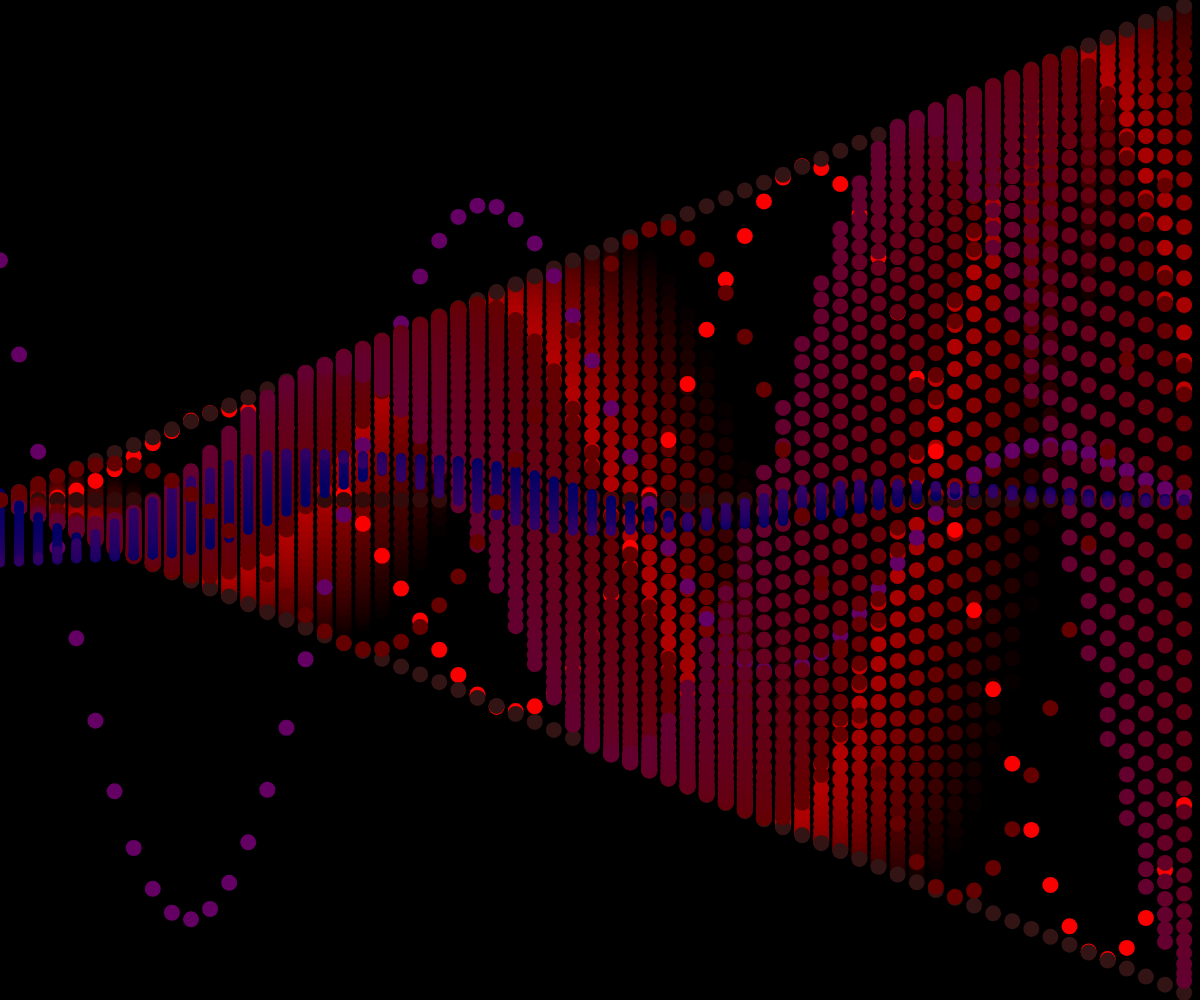
Frame 1 (no input)
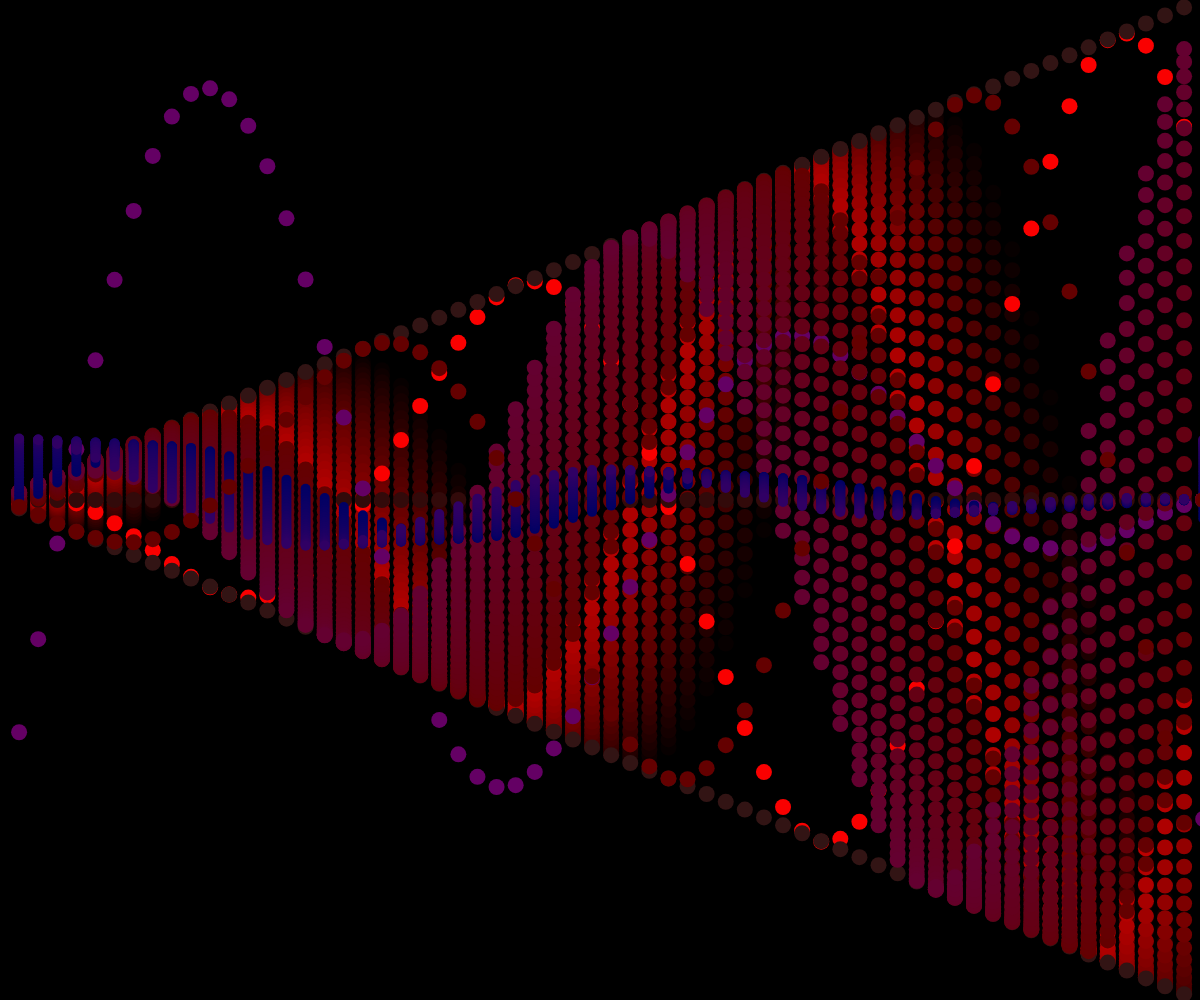
Frame 60 (no input)
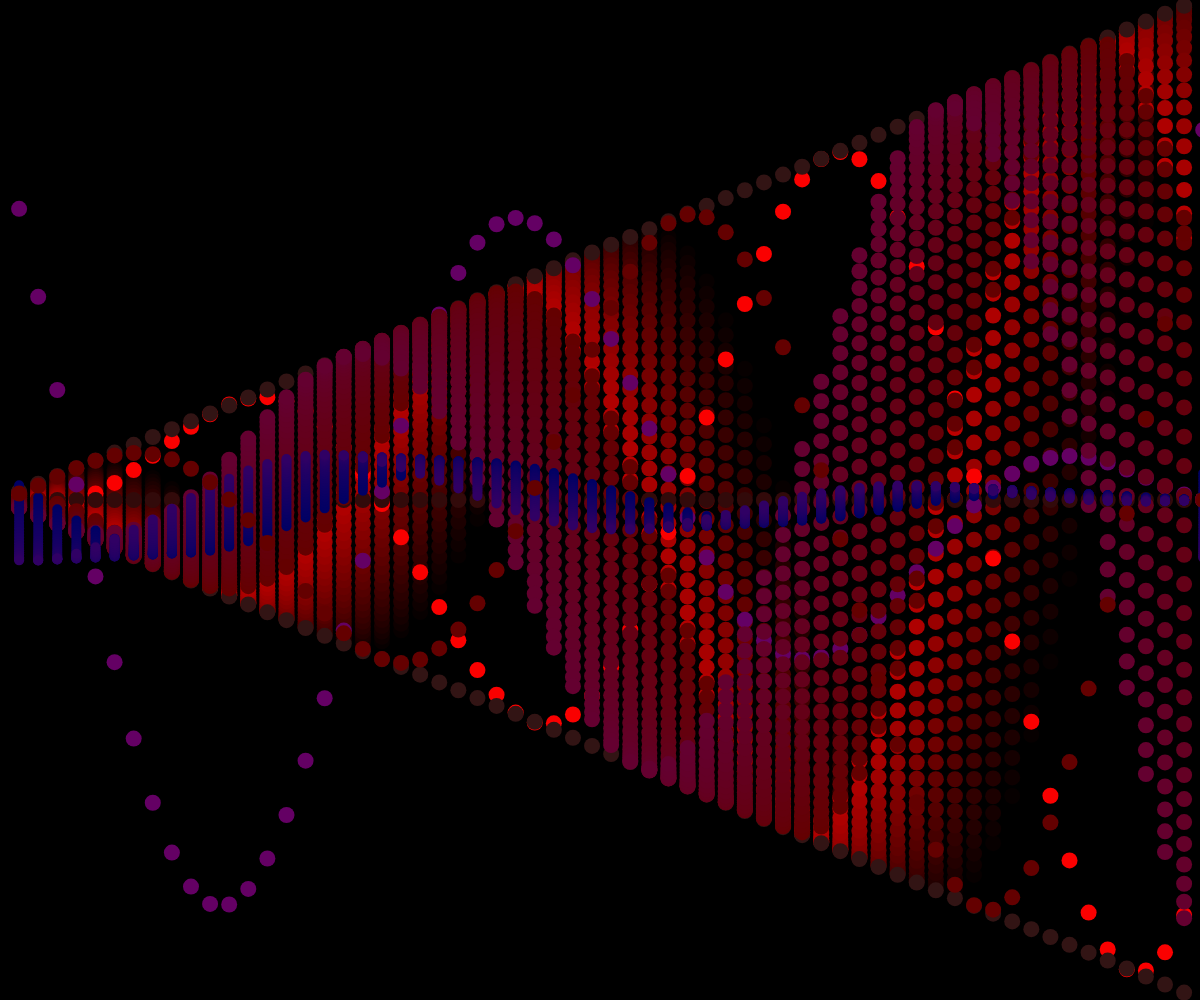
Frame 120 (the mouse pressed at the canvas centre since frame 60)

The p5.js sketch that drew these frames (run headless with seeded random() and noise() and a simulated clock; from frame 60 on, the mouse is pressed at the canvas centre):

// p5.js sketch
// ── sketch.js
//setting all the variables 
let x = 0;
let y = 0;
let theta = 0;
let inc = 0.05; // the amount to incerment the offset each frame
let offset = 0; //the amount offset from the beginning of wave
let amplitude;
let frequency;
let maxAngle;


//creating values for the hieght and wedith of the waves. frequency and amplitude.
function setup() {
    createCanvas(windowWidth, windowHeight);
    amplitude = windowHeight / 100;
    frequency = windowWidth / 2;
    maxAngle = (windowWidth / frequency) * TWO_PI;
}

function draw() {
    //settign background to black and removing black border from the circles 
    background(0);
    noStroke();
    //while loop to animate the wave,
    while (theta < maxAngle + offset) {
        //makes the cone shape pattern.
        amplitude = ((theta - offset) / maxAngle) * (windowHeight / 2);
        let reverseAmplitude = windowHeight / 2 - amplitude
        let length = 28;

        // sin with trail 
        for (i = length; i > 0; i--) {
            y = sin(theta - (i * 0.06)) * amplitude;
            fill(195 - (195 / length * i), 0, 0);
            ellipse(x, y + height / 2, 16);

        }
        //sin wave 2 
        y = sin(theta - 0.5) * -amplitude;
        fill(250, 0, 0);
        ellipse(x, y + height / 2, 16);

        //sright line down
        y = sin(theta - 0.5) + amplitude;
        fill(50, 20, 20);
        ellipse(x, y + height / 2, 16);
        //stright line up 
        y = sin(theta - 0.5) - amplitude;
        fill(50, 20, 20);
        ellipse(x, y + height / 2, 16);
        //straight line middle 
        y = sin(theta - 0.5) / amplitude;
        fill(50, 10, 10);
        ellipse(x, y + height / 2, 16);


        // //sright line down reverse
        // y = sin(theta - 0.5) + reverseAmplitude;
        // fill(20, 20, 50);
        // ellipse(x, y + height / 2, 16);
        // //stright line up  revese
        // y = sin(theta - 0.5) - reverseAmplitude;
        // fill(20, 20, 50);
        // ellipse(x, y + height / 2, 16);


        // // out of sycn sin wave 
        // //using math.min to make it so it reaches the highet of the page and then contines at that side.
        //  math min returens the smallest of the two. 
        // let half = Math.min(amplitude * 2, windowHeight);
        // y = sin(theta - (i * 0.06)) * half + 10;
        // fill(195 - (195 / length * i), 0, 0);
        // ellipse(x, y + height / 2, 25);


        //sin wave purple
        y = sin(theta - 0.5) * reverseAmplitude;
        fill(100, 0, 100);
        ellipse(x, y + height / 2, 16);

        // cosine wave with trail 
        for (i = length; i > 0; i--) {

            y = cos(theta - (i * 0.06)) * amplitude;
            fill(100, 0, 50 - (50 / length * i));
            ellipse(x, y + height / 2, 16);
        }

        // cosine wave with trail 
        for (i = length; i > 0; i--) {

            y = cos(theta - (i * 0.06)) * reverseAmplitude/8;
            fill(50 - (50 / length * i), 0, 100);
            ellipse(x, y + height / 2, 10);
        }


        //cosine wave 2
        y = cos(theta - 0.5) * -amplitude;
        fill(100, 0, 0);
        ellipse(x, y + height / 2, 16);


        // //out of sycn cosine wave 
        // for (i = length; i > 0; i--) {

        //     y = cos(theta - 0.5) * amplitude * 2;

        //     fill(065, 0, 0);
        //     ellipse(x, y + height / 2, 25);

        // }


        // y = tan(theta - 0.5) * amplitude;
        // fill(100, 0, 0);
        // ellipse(x, y + height / 2, 16);






        theta += 0.2;
        x = ((theta - offset) / maxAngle) * windowWidth;
    }
    offset += inc;
    theta = offset;
}
